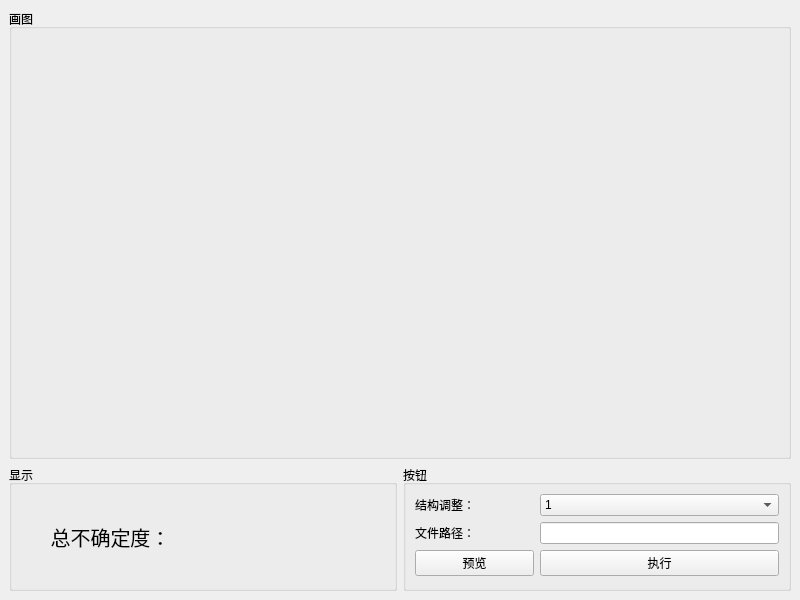
<?xml version="1.0" encoding="UTF-8"?>
<ui version="4.0">
 <class>MainWindow</class>
 <widget class="QMainWindow" name="MainWindow">
  <property name="geometry">
   <rect>
    <x>0</x>
    <y>0</y>
    <width>800</width>
    <height>600</height>
   </rect>
  </property>
  <property name="windowTitle">
   <string>中科飞龙数据展示软件</string>
  </property>
  <widget class="QWidget" name="centralWidget">
   <layout class="QGridLayout" name="gridLayout_4">
    <item row="0" column="0" colspan="2">
     <widget class="QGroupBox" name="groupBox">
      <property name="minimumSize">
       <size>
        <width>750</width>
        <height>450</height>
       </size>
      </property>
      <property name="title">
       <string>画图</string>
      </property>
      <layout class="QGridLayout" name="gridLayout">
       <item row="0" column="0">
        <widget class="MyGraph" name="widget" native="true"/>
       </item>
      </layout>
     </widget>
    </item>
    <item row="1" column="0">
     <widget class="QGroupBox" name="groupBox_3">
      <property name="title">
       <string>显示</string>
      </property>
      <layout class="QGridLayout" name="gridLayout_3">
       <item row="0" column="0">
        <widget class="QLabel" name="label_2">
         <property name="font">
          <font>
           <pointsize>15</pointsize>
          </font>
         </property>
         <property name="text">
          <string>总不确定度：</string>
         </property>
         <property name="alignment">
          <set>Qt::AlignCenter</set>
         </property>
        </widget>
       </item>
       <item row="0" column="1">
        <widget class="QLabel" name="label_4">
         <property name="font">
          <font>
           <pointsize>15</pointsize>
          </font>
         </property>
         <property name="text">
          <string/>
         </property>
        </widget>
       </item>
      </layout>
     </widget>
    </item>
    <item row="1" column="1">
     <widget class="QGroupBox" name="groupBox_2">
      <property name="title">
       <string>按钮</string>
      </property>
      <layout class="QGridLayout" name="gridLayout_2">
       <item row="1" column="1" colspan="2">
        <widget class="QLineEdit" name="lineEdit">
         <property name="readOnly">
          <bool>true</bool>
         </property>
        </widget>
       </item>
       <item row="0" column="1" colspan="2">
        <widget class="QComboBox" name="comboBox">
         <item>
          <property name="text">
           <string>1</string>
          </property>
         </item>
         <item>
          <property name="text">
           <string>3</string>
          </property>
         </item>
        </widget>
       </item>
       <item row="1" column="0">
        <widget class="QLabel" name="label">
         <property name="text">
          <string>文件路径：</string>
         </property>
        </widget>
       </item>
       <item row="0" column="0">
        <widget class="QLabel" name="label_3">
         <property name="text">
          <string>结构调整：</string>
         </property>
        </widget>
       </item>
       <item row="2" column="0">
        <widget class="QPushButton" name="pushButton">
         <property name="text">
          <string>预览</string>
         </property>
        </widget>
       </item>
       <item row="2" column="1" colspan="2">
        <widget class="QPushButton" name="pushButton_2">
         <property name="text">
          <string>执行</string>
         </property>
        </widget>
       </item>
      </layout>
     </widget>
    </item>
   </layout>
  </widget>
 </widget>
 <customwidgets>
  <customwidget>
   <class>MyGraph</class>
   <extends>QWidget</extends>
   <header>graph</header>
   <container>1</container>
  </customwidget>
 </customwidgets>
 <resources/>
 <connections/>
</ui>
